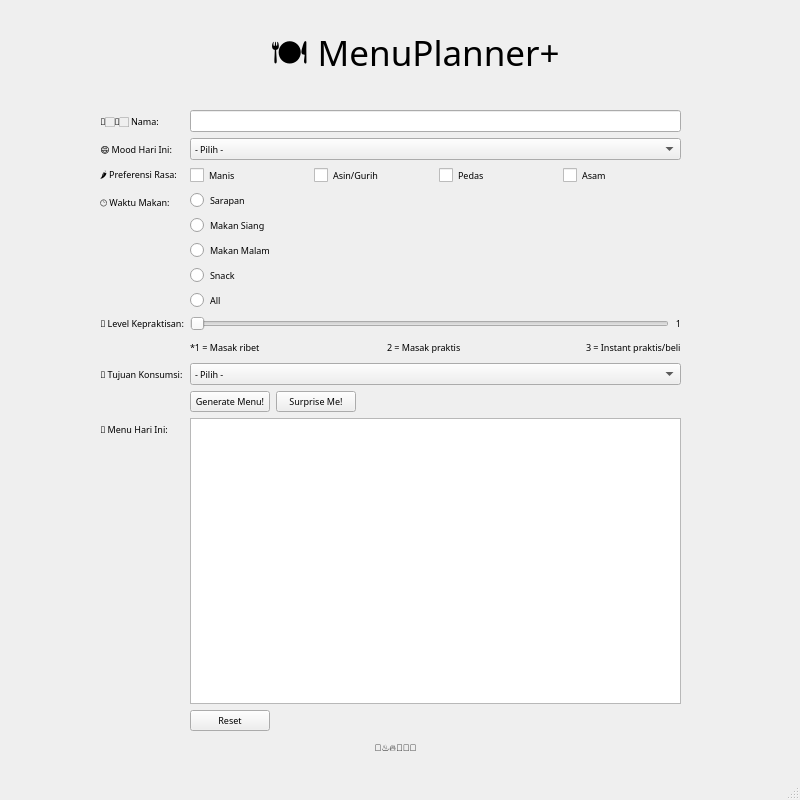
<?xml version="1.0" encoding="UTF-8"?>
<ui version="4.0">
 <class>MainWindow</class>
 <widget class="QMainWindow" name="MainWindow">
  <property name="geometry">
   <rect>
    <x>0</x>
    <y>0</y>
    <width>800</width>
    <height>800</height>
   </rect>
  </property>
  <property name="font">
   <font>
    <pointsize>7</pointsize>
   </font>
  </property>
  <property name="windowTitle">
   <string>MenuPlanner+</string>
  </property>
  <widget class="QWidget" name="centralwidget">
   <widget class="QStackedWidget" name="stackedWidget">
    <property name="geometry">
     <rect>
      <x>10</x>
      <y>0</y>
      <width>781</width>
      <height>771</height>
     </rect>
    </property>
    <property name="currentIndex">
     <number>1</number>
    </property>
    <widget class="QWidget" name="landing_page">
     <widget class="QLabel" name="MenuPlanner">
      <property name="geometry">
       <rect>
        <x>190</x>
        <y>100</y>
        <width>401</width>
        <height>91</height>
       </rect>
      </property>
      <property name="font">
       <font>
        <family>Poppins Medium</family>
        <pointsize>32</pointsize>
       </font>
      </property>
      <property name="text">
       <string>MenuPlanner+</string>
      </property>
      <property name="alignment">
       <set>Qt::AlignCenter</set>
      </property>
     </widget>
     <widget class="QLabel" name="desc">
      <property name="geometry">
       <rect>
        <x>150</x>
        <y>160</y>
        <width>481</width>
        <height>71</height>
       </rect>
      </property>
      <property name="font">
       <font>
        <family>Centaur</family>
        <pointsize>18</pointsize>
       </font>
      </property>
      <property name="text">
       <string>From Cravings to Planning — Effortlessly!</string>
      </property>
     </widget>
     <widget class="QLabel" name="gambar">
      <property name="geometry">
       <rect>
        <x>250</x>
        <y>240</y>
        <width>271</width>
        <height>271</height>
       </rect>
      </property>
      <property name="text">
       <string/>
      </property>
      <property name="pixmap">
       <pixmap>C:/Users/LENOVO/Downloads/c2992488-26c3-4792-af9c-27521ea7f4a0-removebg-preview.png</pixmap>
      </property>
      <property name="scaledContents">
       <bool>true</bool>
      </property>
     </widget>
     <widget class="QPushButton" name="start">
      <property name="geometry">
       <rect>
        <x>340</x>
        <y>540</y>
        <width>121</width>
        <height>41</height>
       </rect>
      </property>
      <property name="font">
       <font>
        <family>Poppins</family>
        <pointsize>9</pointsize>
       </font>
      </property>
      <property name="text">
       <string>START</string>
      </property>
     </widget>
     <widget class="QLabel" name="nama">
      <property name="geometry">
       <rect>
        <x>220</x>
        <y>720</y>
        <width>361</width>
        <height>31</height>
       </rect>
      </property>
      <property name="font">
       <font>
        <family>Arial</family>
        <pointsize>10</pointsize>
       </font>
      </property>
      <property name="text">
       <string>Dhinda Tsamara Shalsabilla | NIM: F1D022005</string>
      </property>
      <property name="alignment">
       <set>Qt::AlignCenter</set>
      </property>
     </widget>
    </widget>
    <widget class="QWidget" name="page_2">
     <widget class="QLabel" name="MenuPlanner_3">
      <property name="geometry">
       <rect>
        <x>150</x>
        <y>20</y>
        <width>510</width>
        <height>76</height>
       </rect>
      </property>
      <property name="font">
       <font>
        <family>Poppins Medium</family>
        <pointsize>26</pointsize>
       </font>
      </property>
      <property name="text">
       <string>🍽️ MenuPlanner+</string>
      </property>
      <property name="alignment">
       <set>Qt::AlignCenter</set>
      </property>
     </widget>
     <widget class="QWidget" name="formLayoutWidget_2">
      <property name="geometry">
       <rect>
        <x>90</x>
        <y>110</y>
        <width>581</width>
        <height>621</height>
       </rect>
      </property>
      <layout class="QFormLayout" name="formLayout_2">
       <item row="1" column="0">
        <widget class="QLabel" name="label_16">
         <property name="font">
          <font>
           <family>Inter 18pt</family>
          </font>
         </property>
         <property name="text">
          <string>🧑🏻👩🏻 Nama:</string>
         </property>
        </widget>
       </item>
       <item row="1" column="1">
        <widget class="QLineEdit" name="user_2">
         <property name="font">
          <font>
           <family>Inter 18pt</family>
          </font>
         </property>
        </widget>
       </item>
       <item row="2" column="0">
        <widget class="QLabel" name="label_5">
         <property name="font">
          <font>
           <family>Inter 18pt</family>
          </font>
         </property>
         <property name="text">
          <string>😄 Mood Hari Ini:</string>
         </property>
        </widget>
       </item>
       <item row="2" column="1">
        <layout class="QHBoxLayout" name="horizontalLayout_12">
         <item>
          <widget class="QComboBox" name="mood_2">
           <property name="font">
            <font>
             <family>Inter 18pt</family>
            </font>
           </property>
           <item>
            <property name="text">
             <string>- Pilih -</string>
            </property>
           </item>
           <item>
            <property name="text">
             <string>Senang</string>
            </property>
           </item>
           <item>
            <property name="text">
             <string>Marah</string>
            </property>
           </item>
           <item>
            <property name="text">
             <string>Bosan</string>
            </property>
           </item>
           <item>
            <property name="text">
             <string>Sedih</string>
            </property>
           </item>
          </widget>
         </item>
        </layout>
       </item>
       <item row="3" column="0">
        <widget class="QLabel" name="label_14">
         <property name="font">
          <font>
           <family>Inter 18pt</family>
          </font>
         </property>
         <property name="text">
          <string>🌶 Preferensi Rasa:</string>
         </property>
        </widget>
       </item>
       <item row="3" column="1">
        <layout class="QHBoxLayout" name="horizontalLayout_13">
         <item>
          <widget class="QCheckBox" name="manis_2">
           <property name="font">
            <font>
             <family>Inter 18pt</family>
            </font>
           </property>
           <property name="text">
            <string>Manis</string>
           </property>
          </widget>
         </item>
         <item>
          <widget class="QCheckBox" name="asin_2">
           <property name="font">
            <font>
             <family>Inter 18pt</family>
            </font>
           </property>
           <property name="text">
            <string>Asin/Gurih</string>
           </property>
          </widget>
         </item>
         <item>
          <widget class="QCheckBox" name="pedas_2">
           <property name="font">
            <font>
             <family>Inter 18pt</family>
            </font>
           </property>
           <property name="text">
            <string>Pedas</string>
           </property>
          </widget>
         </item>
         <item>
          <widget class="QCheckBox" name="asam_2">
           <property name="font">
            <font>
             <family>Inter 18pt</family>
            </font>
           </property>
           <property name="text">
            <string>Asam</string>
           </property>
          </widget>
         </item>
        </layout>
       </item>
       <item row="4" column="0">
        <widget class="QLabel" name="label_15">
         <property name="font">
          <font>
           <family>Inter 18pt</family>
          </font>
         </property>
         <property name="text">
          <string>🕒 Waktu Makan:</string>
         </property>
        </widget>
       </item>
       <item row="4" column="1">
        <layout class="QVBoxLayout" name="verticalLayout_4">
         <item>
          <widget class="QRadioButton" name="sarapan_2">
           <property name="font">
            <font>
             <family>Inter 18pt</family>
            </font>
           </property>
           <property name="text">
            <string>Sarapan</string>
           </property>
          </widget>
         </item>
         <item>
          <widget class="QRadioButton" name="siang_2">
           <property name="font">
            <font>
             <family>Inter 18pt</family>
            </font>
           </property>
           <property name="text">
            <string>Makan Siang</string>
           </property>
          </widget>
         </item>
         <item>
          <widget class="QRadioButton" name="malam_2">
           <property name="font">
            <font>
             <family>Inter 18pt</family>
            </font>
           </property>
           <property name="text">
            <string>Makan Malam</string>
           </property>
          </widget>
         </item>
         <item>
          <widget class="QRadioButton" name="snack_2">
           <property name="font">
            <font>
             <family>Inter 18pt</family>
            </font>
           </property>
           <property name="text">
            <string>Snack</string>
           </property>
          </widget>
         </item>
         <item>
          <widget class="QRadioButton" name="all_2">
           <property name="font">
            <font>
             <family>Inter 18pt</family>
            </font>
           </property>
           <property name="text">
            <string>All</string>
           </property>
          </widget>
         </item>
        </layout>
       </item>
       <item row="5" column="0">
        <widget class="QLabel" name="label_18">
         <property name="font">
          <font>
           <family>Inter 18pt</family>
          </font>
         </property>
         <property name="text">
          <string>🍳 Level Kepraktisan:</string>
         </property>
        </widget>
       </item>
       <item row="5" column="1">
        <layout class="QHBoxLayout" name="horizontalLayout_15">
         <item>
          <widget class="QSlider" name="level_2">
           <property name="font">
            <font>
             <family>Inter 18pt</family>
            </font>
           </property>
           <property name="orientation">
            <enum>Qt::Horizontal</enum>
           </property>
          </widget>
         </item>
         <item>
          <widget class="QLabel" name="val_level_2">
           <property name="font">
            <font>
             <family>Inter 18pt</family>
            </font>
           </property>
           <property name="text">
            <string>1</string>
           </property>
           <property name="alignment">
            <set>Qt::AlignRight|Qt::AlignTrailing|Qt::AlignVCenter</set>
           </property>
          </widget>
         </item>
        </layout>
       </item>
       <item row="7" column="1">
        <layout class="QHBoxLayout" name="horizontalLayout_16">
         <item>
          <widget class="QLabel" name="label_19">
           <property name="font">
            <font>
             <family>Inter 18pt</family>
            </font>
           </property>
           <property name="text">
            <string>*1 = Masak ribet</string>
           </property>
          </widget>
         </item>
         <item>
          <spacer name="horizontalSpacer_2">
           <property name="orientation">
            <enum>Qt::Horizontal</enum>
           </property>
           <property name="sizeHint" stdset="0">
            <size>
             <width>40</width>
             <height>20</height>
            </size>
           </property>
          </spacer>
         </item>
         <item>
          <widget class="QLabel" name="label_24">
           <property name="font">
            <font>
             <family>Inter 18pt</family>
            </font>
           </property>
           <property name="text">
            <string>2 = Masak praktis</string>
           </property>
          </widget>
         </item>
         <item>
          <spacer name="horizontalSpacer">
           <property name="orientation">
            <enum>Qt::Horizontal</enum>
           </property>
           <property name="sizeHint" stdset="0">
            <size>
             <width>40</width>
             <height>20</height>
            </size>
           </property>
          </spacer>
         </item>
         <item>
          <widget class="QLabel" name="label_20">
           <property name="font">
            <font>
             <family>Inter 18pt</family>
            </font>
           </property>
           <property name="text">
            <string>3 = Instant praktis/beli</string>
           </property>
          </widget>
         </item>
        </layout>
       </item>
       <item row="8" column="0">
        <widget class="QLabel" name="label_21">
         <property name="font">
          <font>
           <family>Inter 18pt</family>
          </font>
         </property>
         <property name="text">
          <string>🎯 Tujuan Konsumsi:</string>
         </property>
        </widget>
       </item>
       <item row="8" column="1">
        <layout class="QHBoxLayout" name="horizontalLayout_17">
         <item>
          <widget class="QComboBox" name="tujuan_2">
           <property name="font">
            <font>
             <family>Inter 18pt</family>
            </font>
           </property>
           <item>
            <property name="text">
             <string>- Pilih -</string>
            </property>
           </item>
           <item>
            <property name="text">
             <string>Diet</string>
            </property>
           </item>
           <item>
            <property name="text">
             <string>Hemat</string>
            </property>
           </item>
           <item>
            <property name="text">
             <string>Fancy</string>
            </property>
           </item>
           <item>
            <property name="text">
             <string>Random</string>
            </property>
           </item>
          </widget>
         </item>
        </layout>
       </item>
       <item row="9" column="1">
        <layout class="QHBoxLayout" name="horizontalLayout_18">
         <item>
          <widget class="QPushButton" name="generate_2">
           <property name="sizePolicy">
            <sizepolicy hsizetype="Fixed" vsizetype="Fixed">
             <horstretch>0</horstretch>
             <verstretch>0</verstretch>
            </sizepolicy>
           </property>
           <property name="font">
            <font>
             <family>Inter 18pt</family>
            </font>
           </property>
           <property name="text">
            <string>Generate Menu!</string>
           </property>
          </widget>
         </item>
         <item>
          <widget class="QPushButton" name="surprise_2">
           <property name="sizePolicy">
            <sizepolicy hsizetype="Fixed" vsizetype="Fixed">
             <horstretch>0</horstretch>
             <verstretch>0</verstretch>
            </sizepolicy>
           </property>
           <property name="font">
            <font>
             <family>Inter 18pt</family>
            </font>
           </property>
           <property name="text">
            <string>Surprise Me!</string>
           </property>
          </widget>
         </item>
        </layout>
       </item>
       <item row="10" column="0">
        <widget class="QLabel" name="label_22">
         <property name="font">
          <font>
           <family>Inter 18pt</family>
          </font>
         </property>
         <property name="text">
          <string>🧾 Menu Hari Ini:</string>
         </property>
        </widget>
       </item>
       <item row="10" column="1">
        <layout class="QHBoxLayout" name="horizontalLayout_19">
         <item>
          <widget class="QTextBrowser" name="result">
           <property name="enabled">
            <bool>true</bool>
           </property>
           <property name="sizePolicy">
            <sizepolicy hsizetype="Expanding" vsizetype="Expanding">
             <horstretch>0</horstretch>
             <verstretch>0</verstretch>
            </sizepolicy>
           </property>
           <property name="font">
            <font>
             <family>Poppins</family>
             <pointsize>8</pointsize>
            </font>
           </property>
          </widget>
         </item>
        </layout>
       </item>
       <item row="11" column="1">
        <layout class="QHBoxLayout" name="horizontalLayout">
         <item>
          <widget class="QPushButton" name="reset">
           <property name="sizePolicy">
            <sizepolicy hsizetype="Fixed" vsizetype="Fixed">
             <horstretch>0</horstretch>
             <verstretch>0</verstretch>
            </sizepolicy>
           </property>
           <property name="font">
            <font>
             <family>Inter 18pt</family>
            </font>
           </property>
           <property name="text">
            <string>Reset</string>
           </property>
          </widget>
         </item>
        </layout>
       </item>
      </layout>
     </widget>
     <widget class="QLabel" name="label_23">
      <property name="geometry">
       <rect>
        <x>110</x>
        <y>740</y>
        <width>551</width>
        <height>16</height>
       </rect>
      </property>
      <property name="text">
       <string>🍖♨️🔥🥩🥓🍳</string>
      </property>
      <property name="alignment">
       <set>Qt::AlignCenter</set>
      </property>
     </widget>
    </widget>
    <widget class="QWidget" name="main_page"/>
   </widget>
  </widget>
  <widget class="QMenuBar" name="menubar">
   <property name="geometry">
    <rect>
     <x>0</x>
     <y>0</y>
     <width>800</width>
     <height>26</height>
    </rect>
   </property>
  </widget>
  <widget class="QStatusBar" name="statusbar"/>
 </widget>
 <resources/>
 <connections/>
</ui>
